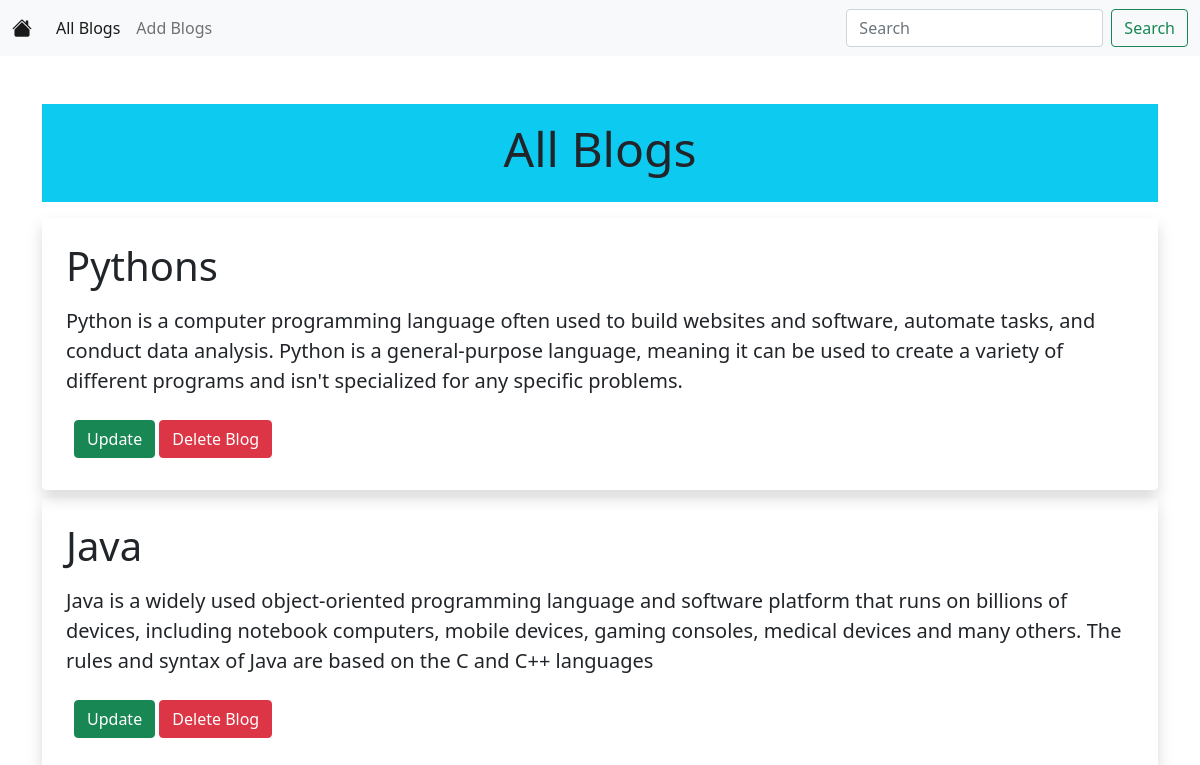
The page / on the database its author committed.
### BlogApp/models.py (models this page shows)
class BlogModel(models.Model):
    title=models.CharField(max_length=100)
    desc=models.TextField()

### BlogApp/views.py (the view)
# urls.py: path('',views.home_view,name='home'),
def home_view(request):
    blogs=BlogModel.objects.all()
    context={'blogs':blogs}
    return render(request,'BlogApp/home.html',context)

### templates/BlogApp/home.html (shortened to what this page needs)
{% extends 'BlogApp/base.html' %}
{% load static %}
{% block body %}
<div class="container">
    <div class="container p-3 text-center bg-info">
        <h1 class="display-5">All Blogs</h1>
    </div>
    <div class="mt-3">
        {% for i in blogs %}
        <div class="my-2 p-4 shadow rounded">
            <p class="display-6">{{i.title}}</p>
            <p class="lead">{{i.desc}}</p>
            <div class="p-2">
                <a href="{% url 'updateblog' i.id %}" class="btn btn-success">Update</a>
                <form action="{% url 'deleteblog' i.id %}" method="post" style="display:inline-block;" onsubmit="return deleteblog()">
                    <input type="submit" value="Delete Blog" class="btn btn-danger">
                </form>
            </div>
        </div>
        {% endfor %}
    </div>
</div>
{% endblock body %}

### templates/BlogApp/base.html (shortened to what this page needs)
<!DOCTYPE html>
{% load static %}
<html lang="en">
<head>
    <link href="https://cdn.jsdelivr.net/npm/bootstrap@5.0.2/dist/css/bootstrap.min.css" rel="stylesheet">
    <link rel="stylesheet" href="https://cdn.jsdelivr.net/npm/bootstrap-icons@1.10.2/font/bootstrap-icons.css">
</head>
<body>
{% include 'BlogApp/navbar.html' %}
<div class="my-5">
{% block body %}
{% endblock body %}
</div>
</body>
</html>

### templates/BlogApp/navbar.html (shortened to what this page needs)
<nav class="navbar navbar-expand-lg navbar-light bg-light">
    <div class="container-fluid">
      <a class="navbar-brand" href="{% url 'home' %}"><i class="bi bi-house-fill"></i></a>
      <div class="collapse navbar-collapse" id="navbarSupportedContent">
        <ul class="navbar-nav me-auto mb-2 mb-lg-0">
          <li class="nav-item">
            <a class="nav-link active" aria-current="page" href="{% url 'home' %}">All Blogs</a>
          </li>
          <li class="nav-item">
            <a class="nav-link" href="{% url 'addblog' %}">Add Blogs</a>
          </li>
        </ul>
        <form class="d-flex">
          <input class="form-control me-2" type="search" placeholder="Search" aria-label="Search">
          <button class="btn btn-outline-success" type="submit">Search</button>
        </form>
      </div>
    </div>
  </nav>

### rows shown on the page
BlogModel: title "Pythons", desc "Python is a computer programming language often used to build websites and software, automate tasks, and conduct data analysis. Python is a general-purpose language, meaning it can be used to create a variety of different programs and isn't specialized for any specific problems."
BlogModel: title "Java", desc "Java is a widely used object-oriented programming language and software platform that runs on billions of devices, including notebook computers, mobile devices, gaming consoles, medical devices and many others. The rules and syntax of Java are based on the C and C++ languages"
